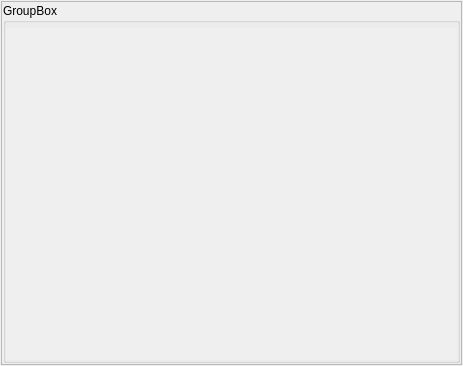
<?xml version="1.0" encoding="UTF-8"?>
<ui version="4.0">
 <class>SectionForm</class>
 <widget class="QWidget" name="SectionForm">
  <property name="geometry">
   <rect>
    <x>0</x>
    <y>0</y>
    <width>463</width>
    <height>366</height>
   </rect>
  </property>
  <property name="windowTitle">
   <string>Form</string>
  </property>
  <layout class="QVBoxLayout" name="verticalLayout_3">
   <property name="spacing">
    <number>1</number>
   </property>
   <property name="leftMargin">
    <number>1</number>
   </property>
   <property name="topMargin">
    <number>1</number>
   </property>
   <property name="rightMargin">
    <number>1</number>
   </property>
   <property name="bottomMargin">
    <number>1</number>
   </property>
   <item>
    <widget class="QFrame" name="frame">
     <property name="frameShape">
      <enum>QFrame::StyledPanel</enum>
     </property>
     <property name="frameShadow">
      <enum>QFrame::Raised</enum>
     </property>
     <layout class="QVBoxLayout" name="verticalLayout_2">
      <property name="spacing">
       <number>1</number>
      </property>
      <property name="leftMargin">
       <number>1</number>
      </property>
      <property name="topMargin">
       <number>1</number>
      </property>
      <property name="rightMargin">
       <number>1</number>
      </property>
      <property name="bottomMargin">
       <number>1</number>
      </property>
      <item>
       <widget class="QGroupBox" name="groupBox">
        <property name="title">
         <string>GroupBox</string>
        </property>
        <layout class="QVBoxLayout" name="verticalLayout">
         <property name="leftMargin">
          <number>0</number>
         </property>
         <property name="topMargin">
          <number>5</number>
         </property>
         <property name="rightMargin">
          <number>0</number>
         </property>
         <property name="bottomMargin">
          <number>0</number>
         </property>
         <item>
          <widget class="QScrollArea" name="scrollArea">
           <property name="frameShape">
            <enum>QFrame::NoFrame</enum>
           </property>
           <property name="widgetResizable">
            <bool>true</bool>
           </property>
           <widget class="QWidget" name="scrollAreaWidgetContents">
            <property name="geometry">
             <rect>
              <x>0</x>
              <y>0</y>
              <width>451</width>
              <height>329</height>
             </rect>
            </property>
            <layout class="QVBoxLayout" name="layout">
             <property name="leftMargin">
              <number>2</number>
             </property>
             <property name="topMargin">
              <number>2</number>
             </property>
             <property name="rightMargin">
              <number>2</number>
             </property>
             <property name="bottomMargin">
              <number>2</number>
             </property>
             <item>
              <spacer name="verticalSpacer">
               <property name="orientation">
                <enum>Qt::Vertical</enum>
               </property>
               <property name="sizeHint" stdset="0">
                <size>
                 <width>20</width>
                 <height>40</height>
                </size>
               </property>
              </spacer>
             </item>
            </layout>
           </widget>
          </widget>
         </item>
        </layout>
       </widget>
      </item>
     </layout>
    </widget>
   </item>
  </layout>
 </widget>
 <resources/>
 <connections/>
</ui>
